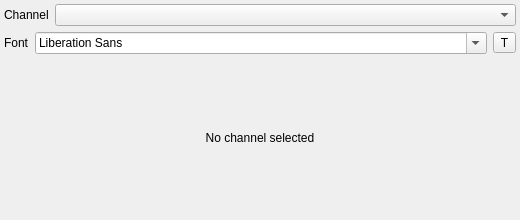
<?xml version="1.0" encoding="UTF-8"?>
<ui version="4.0">
 <class>FreqDisplayGUI</class>
 <widget class="RollupContents" name="FreqDisplayGUI">
  <property name="geometry">
   <rect>
    <x>0</x>
    <y>0</y>
    <width>520</width>
    <height>220</height>
   </rect>
  </property>
  <property name="minimumSize">
   <size>
    <width>420</width>
    <height>180</height>
   </size>
  </property>
  <property name="windowTitle">
   <string>Frequency display</string>
  </property>
  <widget class="QWidget" name="settingsContainer" native="true">
   <property name="geometry">
    <rect>
     <x>0</x>
     <y>0</y>
     <width>520</width>
     <height>220</height>
    </rect>
   </property>
   <property name="sizePolicy">
    <sizepolicy hsizetype="Expanding" vsizetype="Expanding">
     <horstretch>0</horstretch>
     <verstretch>0</verstretch>
    </sizepolicy>
   </property>
   <layout class="QVBoxLayout" name="verticalLayout">
    <property name="leftMargin">
     <number>4</number>
    </property>
    <property name="topMargin">
     <number>4</number>
    </property>
    <property name="rightMargin">
     <number>4</number>
    </property>
    <property name="bottomMargin">
     <number>4</number>
    </property>
    <item>
     <layout class="QHBoxLayout" name="channelLayout">
      <item>
       <widget class="QLabel" name="channelsLabel">
        <property name="text">
         <string>Channel</string>
        </property>
       </widget>
      </item>
      <item>
       <widget class="QComboBox" name="channels">
        <property name="sizePolicy">
         <sizepolicy hsizetype="Expanding" vsizetype="Fixed">
          <horstretch>0</horstretch>
          <verstretch>0</verstretch>
         </sizepolicy>
        </property>
       </widget>
      </item>
     </layout>
    </item>
    <item>
     <layout class="QHBoxLayout" name="fontLayout">
      <item>
       <widget class="QLabel" name="fontLabel">
        <property name="text">
         <string>Font</string>
        </property>
       </widget>
      </item>
      <item>
       <widget class="QFontComboBox" name="fontFamily">
        <property name="sizePolicy">
         <sizepolicy hsizetype="Expanding" vsizetype="Fixed">
          <horstretch>0</horstretch>
          <verstretch>0</verstretch>
         </sizepolicy>
        </property>
        <property name="toolTip">
         <string>Select font family for the frequency display</string>
        </property>
       </widget>
      </item>
      <item>
       <widget class="ButtonSwitch" name="transparentBackground">
        <property name="toolTip">
         <string>Toggle transparent window background</string>
        </property>
        <property name="text">
         <string>T</string>
        </property>
       </widget>
      </item>
     </layout>
    </item>
    <item>
     <widget class="QLabel" name="frequencyValue">
      <property name="sizePolicy">
       <sizepolicy hsizetype="Expanding" vsizetype="Expanding">
        <horstretch>0</horstretch>
        <verstretch>1</verstretch>
       </sizepolicy>
      </property>
      <property name="alignment">
       <set>Qt::AlignCenter</set>
      </property>
      <property name="text">
       <string>No channel selected</string>
      </property>
     </widget>
    </item>
   </layout>
  </widget>
 </widget>
 <customwidgets>
  <customwidget>
   <class>RollupContents</class>
   <extends>QWidget</extends>
   <header>gui/rollupcontents.h</header>
   <container>1</container>
  </customwidget>
  <customwidget>
   <class>ButtonSwitch</class>
   <extends>QToolButton</extends>
   <header>gui/buttonswitch.h</header>
  </customwidget>
 </customwidgets>
 <resources/>
 <connections/>
</ui>
